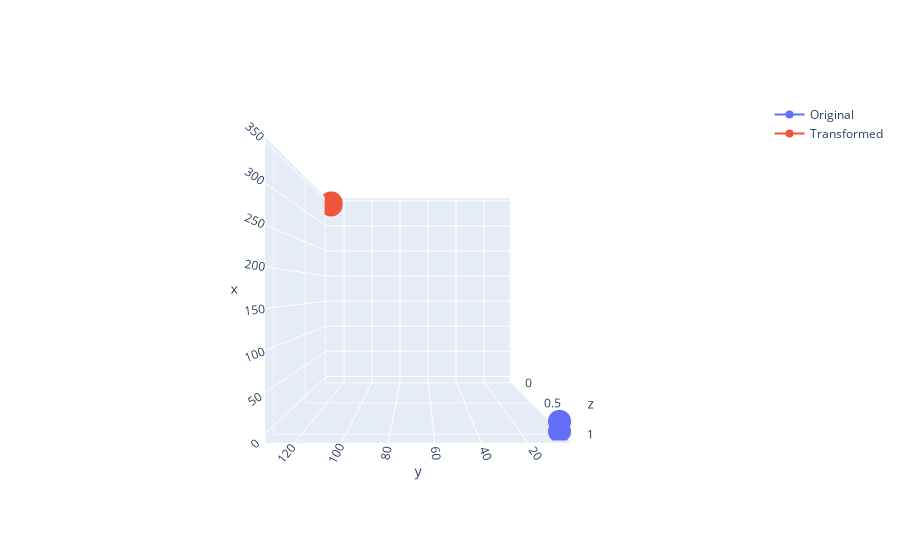

Notebook source saved alongside this figure:
### Code cell
# plot in 3d E, F x_e X_f
fig = go.Figure()
fig.add_trace(go.Scatter3d(x=[E[0], F[0]], y=[E[1], F[1]], z=[E[2], F[2]], mode='markers+lines', name='Original'))
fig.add_trace(go.Scatter3d(x=[E_prime[0], F_prime[0]], y=[E_prime[1], F_prime[1]], z=[0,0], mode='markers+lines', name='Transformed'))
fig.update_layout(scene=dict(aspectmode='cube'))
# add zoom
fig.update_layout(scene_camera_eye=dict(x=0, y=0, z=2))

fig.show()

### Figure 1 — Plotly figure (JSON) as saved in the notebook; plotly's stock layout.template omitted (floating-point values rounded to 4 significant figures)
{"data": [{"mode": "markers+lines", "name": "Original", "type": "scatter3d", "x": [0, 12.32], "y": [5.485, 5.485], "z": [1.07, 1.07]}, {"mode": "markers+lines", "name": "Transformed", "type": "scatter3d", "x": [340.1, 344.3], "y": [128.9, 128.9], "z": [0, 0]}], "layout": {"scene": {"aspectmode": "cube", "camera": {"eye": {"x": 0, "y": 0, "z": 2}}}}}
